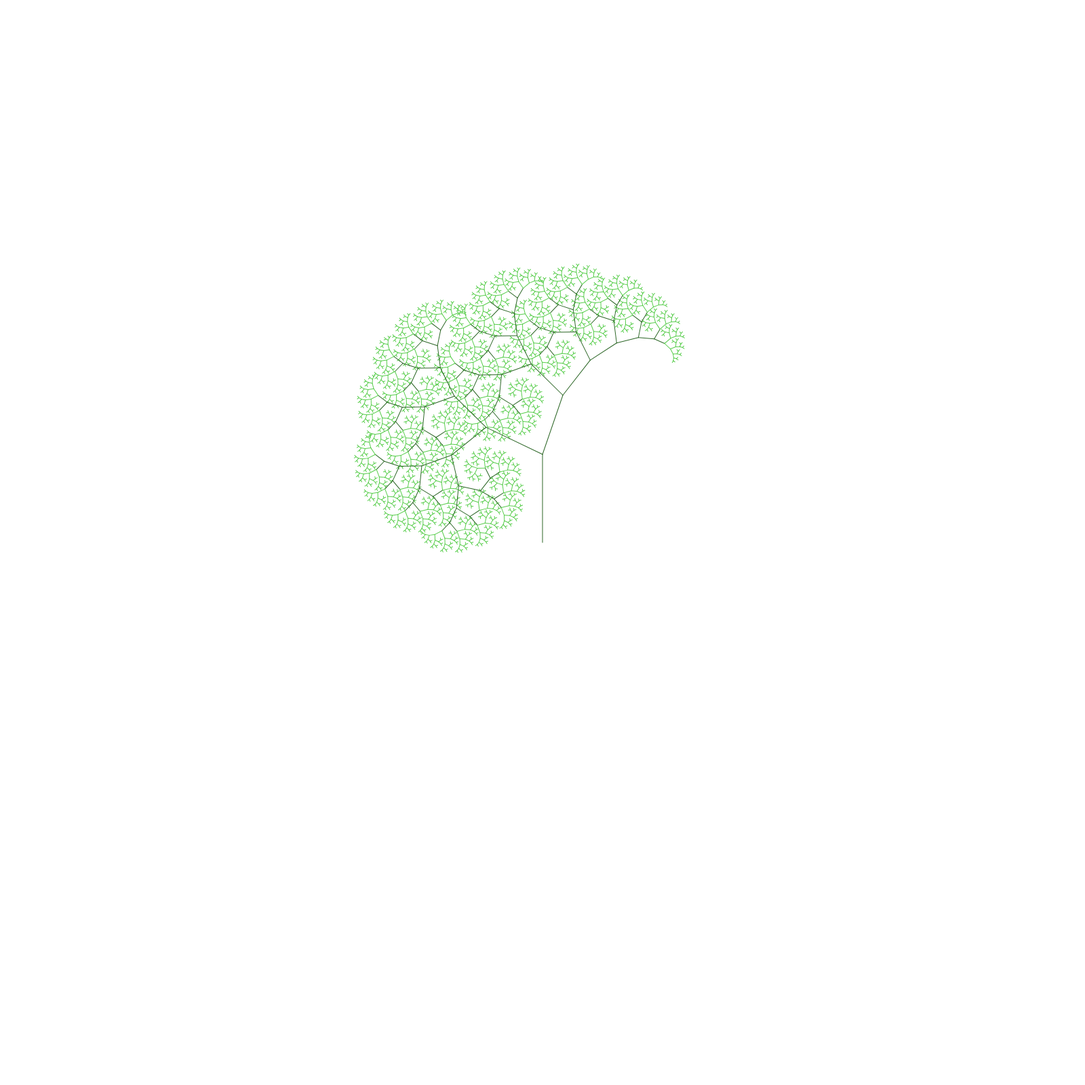
Frame 1 (no input)
Frame 60 (no input): identical to frame 1, image omitted
Frame 120 (the mouse pressed at the canvas centre since frame 60): identical to frame 1, image omitted

The p5.js sketch that drew this single still picture (run headless with seeded random() and noise() and a simulated clock; from frame 60 on, the mouse is pressed at the canvas centre):

// p5.js sketch
// ── sketch.js
function setup() {
  createCanvas(1600, 1600);
  slider = createSlider(-TWO_PI, TWO_PI, PI/4, 0.0001)
  x = random(0.01, 2)
  y = random(0.01, 2)
  z = random(1, 1.4)
  r = random(0,255)
  g = random(0,255)
  b = random(0,255)
}

function draw() {
  background(255);
  angle = slider.value()
  translate(width/2,height/2 )
  branch(100 * z)
}

function branch(len){
  stroke(r  /2,g /2 ,b / 2)
  if(len < 12){
    stroke(r,g,b)
  }
  line(0,0,0,-len)
  translate(0, -len)
  
  if(len > 4){
    push()
    rotate(angle * y)
    branch(len * 0.71)
    pop()
    push()
    rotate(-angle * x)
    branch(len * 0.71)
    pop()
  }
  
}
// ── style.css
html, body {
  margin: 0;
  padding: 0;
  height: 100vh;
  display: flex;
  align-items: center;
  justify-content: center;
}
canvas {
  display: block;
}
